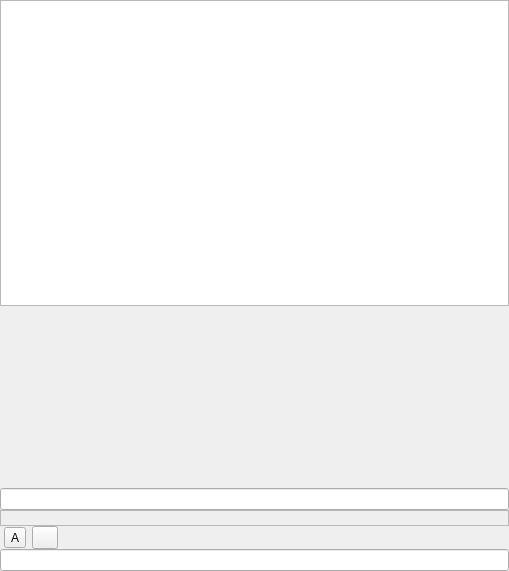
<?xml version="1.0" encoding="UTF-8"?>
<ui version="4.0">
 <class>MessageView</class>
 <widget class="QWidget" name="MessageView">
  <property name="enabled">
   <bool>true</bool>
  </property>
  <property name="geometry">
   <rect>
    <x>0</x>
    <y>0</y>
    <width>509</width>
    <height>571</height>
   </rect>
  </property>
  <layout class="QVBoxLayout" name="verticalLayout">
   <property name="spacing">
    <number>0</number>
   </property>
   <property name="margin">
    <number>0</number>
   </property>
   <item>
    <widget class="TextBrowser" name="textBrowser">
     <property name="tabChangesFocus">
      <bool>true</bool>
     </property>
     <property name="textInteractionFlags">
      <set>Qt::LinksAccessibleByMouse|Qt::TextSelectableByMouse</set>
     </property>
     <property name="openExternalLinks">
      <bool>true</bool>
     </property>
     <property name="openLinks">
      <bool>true</bool>
     </property>
    </widget>
   </item>
   <item>
    <widget class="Emoticons" name="emoticons" native="true">
     <property name="minimumSize">
      <size>
       <width>0</width>
       <height>182</height>
      </size>
     </property>
    </widget>
   </item>
   <item>
    <widget class="SearchEditor" name="searchEditor"/>
   </item>
   <item>
    <widget class="QLabel" name="helpLabel">
     <property name="sizePolicy">
      <sizepolicy hsizetype="Ignored" vsizetype="Preferred">
       <horstretch>0</horstretch>
       <verstretch>0</verstretch>
      </sizepolicy>
     </property>
     <property name="autoFillBackground">
      <bool>true</bool>
     </property>
     <property name="frameShape">
      <enum>QFrame::StyledPanel</enum>
     </property>
     <property name="frameShadow">
      <enum>QFrame::Raised</enum>
     </property>
    </widget>
   </item>
   <item>
    <widget class="QWidget" name="buttons" native="true">
     <layout class="QHBoxLayout" name="horizontalLayout">
      <property name="leftMargin">
       <number>4</number>
      </property>
      <property name="topMargin">
       <number>0</number>
      </property>
      <property name="rightMargin">
       <number>4</number>
      </property>
      <property name="bottomMargin">
       <number>0</number>
      </property>
      <item>
       <widget class="QToolButton" name="fontButton">
        <property name="toolTip">
         <string>Change Font or Text Colour</string>
        </property>
        <property name="text">
         <string>A</string>
        </property>
       </widget>
      </item>
      <item>
       <widget class="QToolButton" name="emoticonButton">
        <property name="toolTip">
         <string>Insert Emoticon</string>
        </property>
        <property name="styleSheet">
         <string notr="true"/>
        </property>
        <property name="icon">
         <iconset resource="../lina-irc.qrc">
          <normaloff>:/resources/icons/smile.png</normaloff>:/resources/icons/smile.png</iconset>
        </property>
        <property name="iconSize">
         <size>
          <width>18</width>
          <height>16</height>
         </size>
        </property>
       </widget>
      </item>
      <item>
       <spacer name="horizontalSpacer">
        <property name="orientation">
         <enum>Qt::Horizontal</enum>
        </property>
        <property name="sizeHint" stdset="0">
         <size>
          <width>40</width>
          <height>20</height>
         </size>
        </property>
       </spacer>
      </item>
     </layout>
    </widget>
   </item>
   <item>
    <widget class="LineEditor" name="lineEditor">
     <property name="maxLength">
      <number>400</number>
     </property>
    </widget>
   </item>
  </layout>
 </widget>
 <customwidgets>
  <customwidget>
   <class>SearchEditor</class>
   <extends>QLineEdit</extends>
   <header>searcheditor.h</header>
  </customwidget>
  <customwidget>
   <class>TextBrowser</class>
   <extends>QTextBrowser</extends>
   <header>textbrowser.h</header>
   <container>1</container>
  </customwidget>
  <customwidget>
   <class>LineEditor</class>
   <extends>QLineEdit</extends>
   <header>lineeditor.h</header>
  </customwidget>
  <customwidget>
   <class>Emoticons</class>
   <extends>QWidget</extends>
   <header>emoticons.h</header>
  </customwidget>
 </customwidgets>
 <resources>
  <include location="../lina-irc.qrc"/>
 </resources>
 <connections/>
</ui>
